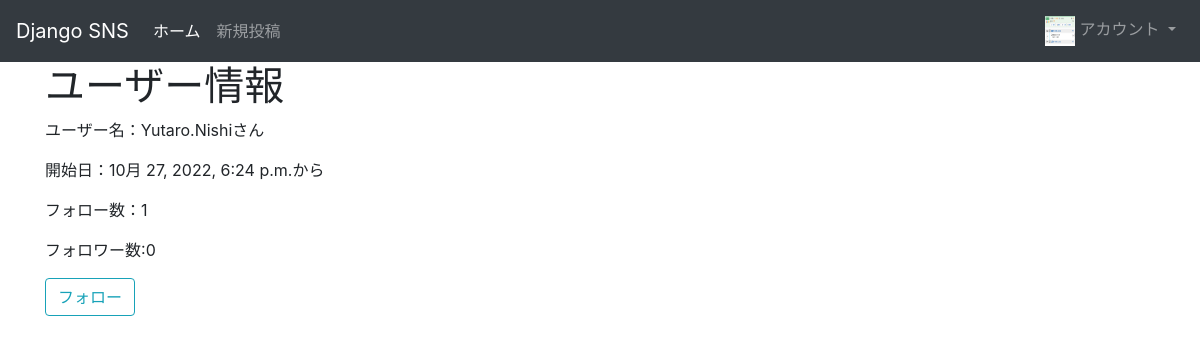
/account/1/ (signed in), run on the app's committed database.
### account/models.py (models this page shows)
class Account(AbstractUser):
    avator=models.ImageField(
        upload_to='',
        null=True
    )
    following_count=models.IntegerField(default=0)
    follower_count=models.IntegerField(default=0)

### account/views.py (the view)
# urls.py: path('<int:pk>/',views.AccountDetailView.as_view(),name='detail'),
class AccountDetailView(generic.DetailView):
    model=Account
    template_name='account/detail.html'

### templates/account/detail.html (shortened to what this page needs)
{% extends 'base.html' %}
{% block content %}
  <h1>ユーザー情報</h1>
  <p>ユーザー名：{{account.username}}さん</p>
  <p>開始日：{{account.date_joined}}から</p>
  <p>フォロー数：{{account.following_count}}</p>
  <p>フォロワー数:{{account.follower_count}}</p>
  <form action="{% url 'follow' object.pk %}" style="display: inline-block;" method="POST">
    <button class="btn btn-outline-info">フォロー</button>
  </form>
{% endblock %}

### templates/base.html (shortened to what this page needs)
<head>
  <link rel="stylesheet" href="https://cdn.jsdelivr.net/npm/bootstrap@4.5.3/dist/css/bootstrap.min.css">
</head>
<nav class="navbar navbar-expand-lg navbar-dark bg-dark ">
  <a class='navbar-brand' href='{% url 'index' %}'>Django SNS</a>
  <div class="collapse navbar-collapse" id="navbarSupportedContent">
    <ul class="navbar-nav mr-auto">
      <li class="nav-item active">
        <a class="nav-link" href="{% url 'index' %}">ホーム</a>
      </li>
      {% if user.is_authenticated %}
        <li class='nav-item'>
          <a class='nav-link' href="{% url 'create' %}">新規投稿</a>
        </li>
      {% endif %}
    </ul>
    <ul class='navbar-nav'>
      {% if user.is_authenticated %}
        <li class="nav-item dropdown">
          <a class="nav-link dropdown-toggle" href="#" id="navbarDropdown" role="button" data-toggle="dropdown" aria-haspopup="true" aria-expanded="false">
            {% if user.avator %}
            <img src="{{ user.avator.url }}" width='30' height='30' alt="" loading='lazy'>
            {% endif %}
            アカウント
          </a>
        </li>
      {% endif %}
    </ul>
  </div>
</nav>
<body>
  <div class="container">
    {% block content %}{% endblock %}
  </div>
</body>
</html>

### data on the page
Account: avator (picture), username "Yutaro.Nishi", date_joined "10月 27, 2022, 6:24 p.m.", following_count "1", follower_count "0"
